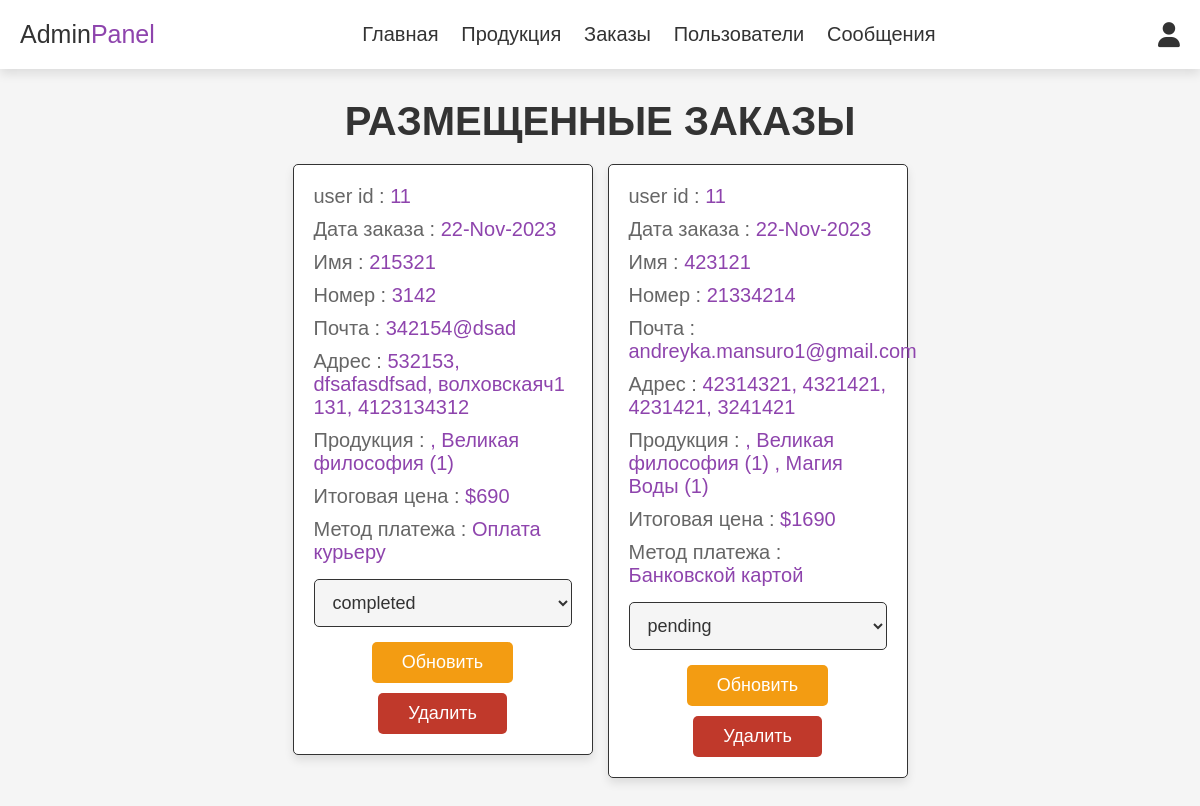
The app's page /Cursovaya/admin_orders.php (signed in) with its own data.
### tables this page shows
CREATE TABLE `orders` (
  `id` int NOT NULL,
  `user_id` int NOT NULL,
  `name` varchar(100) NOT NULL,
  `number` varchar(12) NOT NULL,
  `email` varchar(100) NOT NULL,
  `method` varchar(50) NOT NULL,
  `address` varchar(500) NOT NULL,
  `total_products` varchar(1000) NOT NULL,
  `total_price` int NOT NULL,
  `placed_on` varchar(50) NOT NULL,
  `payment_status` varchar(20) NOT NULL DEFAULT 'pending'
);

### Cursovaya/admin_orders.php (the view, shortened to what this page needs)
<?php
include 'config.php';
?>
<!DOCTYPE html>
<html lang="en">
<head>
   <link rel="stylesheet" href="https://cdnjs.cloudflare.com/ajax/libs/font-awesome/6.0.0/css/all.min.css">
   <link rel="stylesheet" href="css/admin_style.css">
</head>
<body>
<?php include 'admin_header.php'; ?>
<section class="orders">
   <h1 class="title">Размещенные заказы</h1>
   <div class="box-container">
      <?php
      $select_orders = mysqli_query($conn, "SELECT * FROM `orders`") or die('query failed');
      if(mysqli_num_rows($select_orders) > 0){
         while($fetch_orders = mysqli_fetch_assoc($select_orders)){
      ?>
      <div class="box">
         <p> user id : <span><?php echo $fetch_orders['user_id']; ?></span> </p>
         <p> Дата заказа : <span><?php echo $fetch_orders['placed_on']; ?></span> </p>
         <p> Имя : <span><?php echo $fetch_orders['name']; ?></span> </p>
         <p> Номер : <span><?php echo $fetch_orders['number']; ?></span> </p>
         <p> Почта : <span><?php echo $fetch_orders['email']; ?></span> </p>
         <p> Адрес : <span><?php echo $fetch_orders['address']; ?></span> </p>
         <p> Продукция : <span><?php echo $fetch_orders['total_products']; ?></span> </p>
         <p> Итоговая цена : <span>$<?php echo $fetch_orders['total_price']; ?></span> </p>
         <p> Метод платежа : <span><?php echo $fetch_orders['method']; ?></span> </p>
         <form action="" method="post">
            <select name="update_payment">
               <option value="" selected disabled><?php echo $fetch_orders['payment_status']; ?></option>
            </select>
            <input type="submit" value="Обновить" name="update_order" class="option-btn">
            <a href="admin_orders.php?delete=<?php echo $fetch_orders['id']; ?>" onclick="return confirm('удалить этот заказ?');" class="delete-btn">удалить</a>
         </form>
      </div>
      <?php
         }
      }else{
         echo '<p class="empty">no orders placed yet!</p>';
      }
      ?>
   </div>
</section>
</body>
</html>

### Cursovaya/css/admin_style.css (style rules this page uses)
:root { --purple:#8e44ad; --red:#c0392b; --orange:#f39c12; --black:#333; --white:#fff; --light-color:#666; --light-white:#ccc; --light-bg:#f5f5f5; --border:.1rem solid var(--black); --box-shadow:0 .5rem 1rem rgba(0,0,0,.1); }
* { font-family: 'Rubik', sans-serif; margin:0; padding:0; box-sizing: border-box; outline: none; border:none; text-decoration: none; transition:all .2s linear; }
html { font-size: 62.5%; overflow-x: hidden; }
body { background-color: var(--light-bg); }
section { padding:3rem 2rem; }
.title { text-align: center; margin-bottom: 2rem; text-transform: uppercase; color:var(--black); font-size: 4rem; }
.btn, .option-btn, .delete-btn, .white-btn { display: inline-block; margin-top: 1rem; padding:1rem 3rem; cursor: pointer; color:var(--white); font-size: 1.8rem; border-radius: .5rem; text-transform: capitalize; }
.option-btn { background-color: var(--orange); }
.delete-btn { background-color: var(--red); }
.orders .box-container { display: grid; grid-template-columns: repeat(auto-fit, 30rem); justify-content: center; gap:1.5rem; max-width: 1200px; margin:0 auto; align-items: flex-start; }
.orders .box-container .box { background-color: var(--white); padding:2rem; border:var(--border); box-shadow: var(--box-shadow); border-radius: .5rem; }
.orders .box-container .box p { padding-bottom: 1rem; font-size: 2rem; color:var(--light-color); }
.orders .box-container .box p span { color:var(--purple); }
.orders .box-container .box form { text-align: center; }
.orders .box-container .box form select { border-radius: .5rem; margin:.5rem 0; width: 100%; background-color: var(--light-bg); border:var(--border); padding:1.2rem 1.4rem; font-size: 1.8rem; color:var(--black); }

### records on screen
orders: user "11", placed_on "22-Nov-2023", name "215321", number "3142", email "342154@dsad", address "532153, dfsafasdfsad, волховскаяч1 131, 4123134312", total_products ", Великая философия (1)", total_price "690", method "Оплата курьеру", update_payment "completed"
orders: user "11", placed_on "22-Nov-2023", name "423121", number "21334214", email "andreyka.mansuro1@gmail.com", address "42314321, 4321421, 4231421, 3241421", total_products ", Великая философия (1) , Магия Воды (1)", total_price "1690", method "Банковской картой", update_payment "pending"
